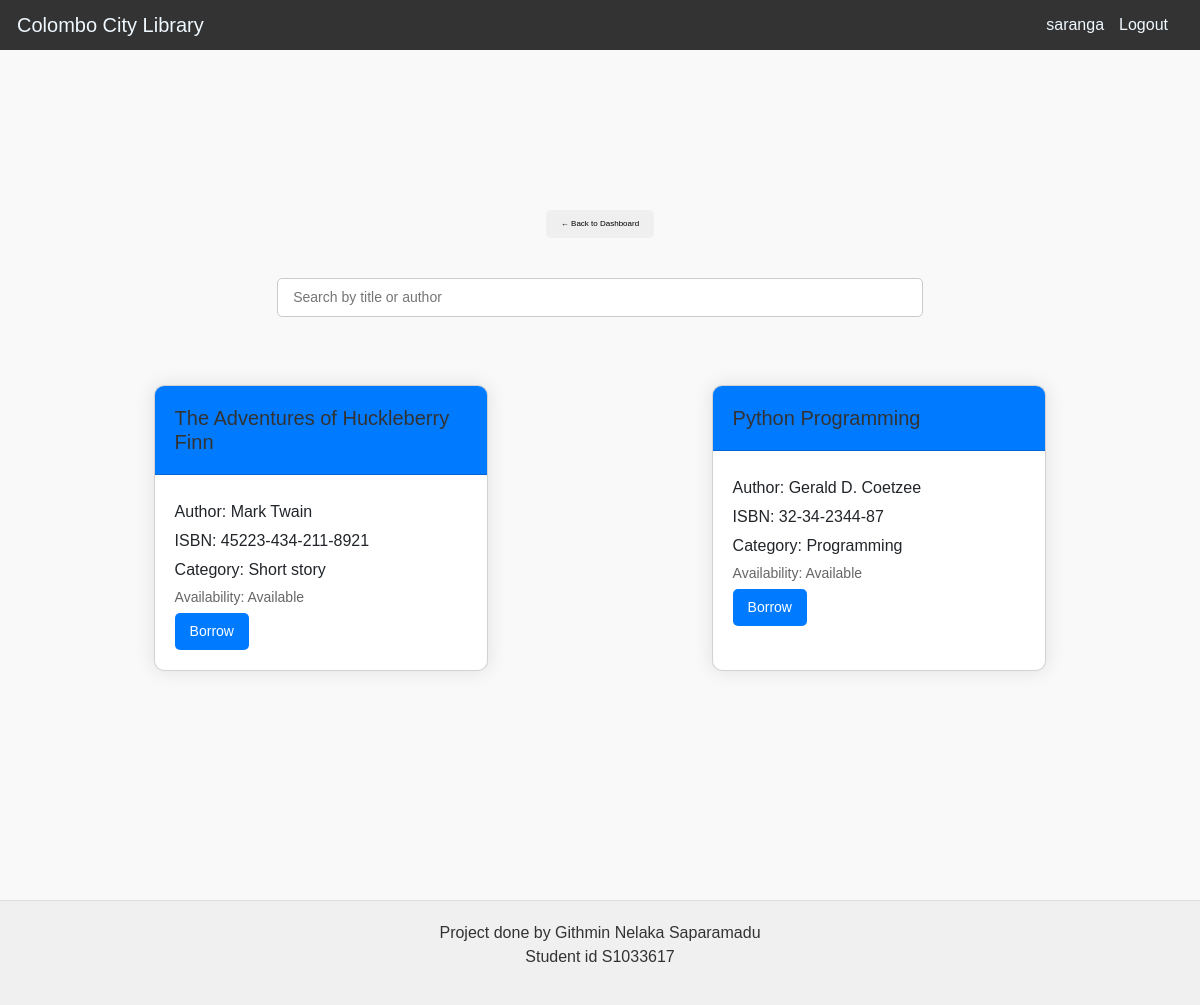
/catalog/ (signed in), run on the app's committed database.
### library/models.py (models this page shows)
class Book(models.Model):
    title = models.CharField(max_length=100)
    author = models.CharField(max_length=100)
    isbn = models.CharField(max_length=13)
    category = models.CharField(max_length=50)
    is_available = models.BooleanField(default=True)

### library/views.py (the view)
# urls.py: path('catalog/', views.catalog, name='catalog'),
def catalog(request):
    books = Book.objects.filter(is_available=True)
    return render(request, 'catalog.html', {'books': books})

### templates/catalog.html (shortened to what this page needs)
{% extends 'navbar.html' %}
{% block content %}
    <div class="container">
        <button class="back-btn" onclick="window.history.back()">
            &larr; Back to Dashboard
        </button>
        <div class="search-container">
            <input type="text" id="searchInput" class="search-input" placeholder="Search by title or author">
        </div>
        <div class="card-container mt-5">
            {% for book in books %}
                <div class="card" data-title="{{ book.title|lower }}" data-author="{{ book.author|lower }}">
                    <div class="card-header">
                        <h3 class="card-title">{{ book.title }}</h3>
                    </div>
                    <div class="card-body">
                        <p>Author: {{ book.author }}</p>
                        <p>ISBN: {{ book.isbn }}</p>
                        <p>Category: {{ book.category }}</p>
                        {% if book.is_available %}
                            <p class="availability">Availability: Available</p>
                            <form method="post" action="{% url 'borrow_book' %}">
                                <button type="submit" class="btn">Borrow</button>
                            </form>
                        {% else %}
                            <p class="availability">Availability: Not Available</p>
                        {% endif %}
                    </div>
                </div>
            {% endfor %}
        </div>
    </div>
    <div class="footer">
        <p>Project done by Githmin Nelaka Saparamadu<br>Student id S1033617</p>
    </div>
{% endblock %}

### templates/navbar.html (shortened to what this page needs)
{% load static %}
<!DOCTYPE html>
<html lang="en">
<head>
    <link rel="stylesheet" href="https://cdnjs.cloudflare.com/ajax/libs/twitter-bootstrap/5.3.0/css/bootstrap.min.css">
</head>
<body>
    <nav class="navbar">
        <div class="container-fluid">
            <a class="navbar-brand" style="color: aliceblue " href="#">Colombo City Library</a>
            <ul class="navbar-nav">
                {% if user.is_authenticated %}
                <li class="nav-item">
                    <a class="nav-link" style="color: aliceblue" href="#" data-bs-toggle="modal" data-bs-target="#userModal">{{ user.username }}</a>
                </li>
                <li class="nav-item">
                    <a class="nav-link" style="color: aliceblue" href="#" onclick="event.preventDefault(); document.getElementById('logout-form').submit();">Logout</a>
                </li>
                {% endif %}
            </ul>
        </div>
    </nav>
    <div class="content">
        {% block content %}
        {% endblock %}
    </div>
</body>
</html>

### templates/navbar.html (style rules this page uses)
body, html { margin: 0; padding: 0; font-family: Arial, sans-serif; background-image: url('../library/static/librarybg.jpg'); }
.navbar { background-color: #333; color: white; padding: 5px; text-align: left; }
.navbar-nav { flex-direction: row; }
.nav-item { margin-right: 15px; }

### templates/catalog.html (style rules this page uses)
body { background-color: #f9f9f9; font-family: 'Poppins', sans-serif; color: #333; margin: 0; padding: 0; }
.container { display: flex; justify-content: center; align-items: center; min-height: 100vh; flex-direction: column; }
.search-container { margin-top: 20px; text-align: center; width: 100%; padding: 20px; box-sizing: border-box; top: 0; }
.search-input { padding: 8px 15px; border-radius: 5px; border: 1px solid #ccc; width: 60%; font-size: 14px; }
.card-container { width: 100%; display: flex; flex-wrap: wrap; justify-content: space-around; }
.card { width: 30%; margin-bottom: 20px; border-radius: 10px; box-shadow: 0 0 20px rgba(0, 0, 0, 0.1); background-color: #fff; overflow: hidden; transition: transform 0.3s; display: none; }
.card-header { padding: 20px; background-color: #007bff; color: #fff; border-top-left-radius: 10px; border-top-right-radius: 10px; }
.card-title { margin: 0; font-size: 20px; color: #333; }
.card-body { padding: 20px; }
.btn { display: inline-block; padding: 8px 15px; border-radius: 5px; font-size: 14px; background-color: #007bff; color: #fff; border: none; cursor: pointer; transition: background-color 0.3s; }
.back-btn { display: inline-block; padding: 8px 15px; border-radius: 5px; font-size: 8px; color: #000000; border: none; cursor: pointer; transition: background-color 0.4s; }
.availability { margin-top: 10px; font-size: 14px; color: #666; }
.card p { margin: 5px 0; }
.footer { text-align: center; margin-top: 50px; padding: 20px 0; background-color: #f0f0f0; border-top: 1px solid #ddd; }

### data on the page
Book: title "The Adventures of Huckleberry Finn", author "Mark Twain", isbn "45223-434-211-8921", category "Short story"
Book: title "Python Programming", author "Gerald D. Coetzee", isbn "32-34-2344-87", category "Programming"

### other printed values
{{ user.username }} "saranga"
